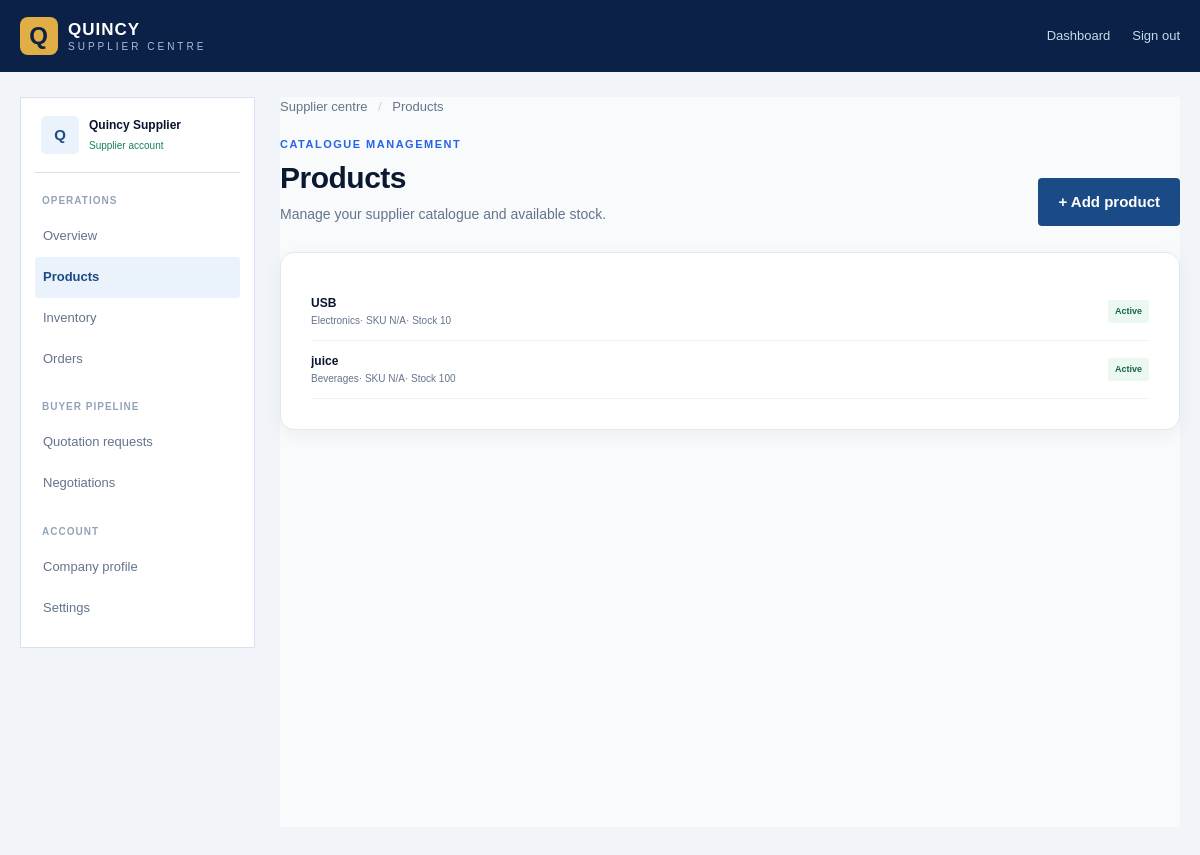
The page /supplier/products.php (signed in) on the database its author committed.
### tables this page shows
CREATE TABLE `suppliers` (
  `id` int(11) NOT NULL,
  `user_id` int(11) NOT NULL,
  `business_id` int(11) NOT NULL,
  `supplier_name` varchar(150) NOT NULL,
  `description` text DEFAULT NULL,
  `address` varchar(255) DEFAULT NULL,
  `city` varchar(100) DEFAULT NULL,
  `country` varchar(100) DEFAULT 'Cameroon',
  `verification_status` enum('pending','verified','rejected') DEFAULT 'pending',
  `rating` decimal(2,1) DEFAULT 0.0,
  `status` enum('active','inactive','suspended') DEFAULT 'active',
  `created_at` timestamp NOT NULL DEFAULT current_timestamp(),
  `updated_at` timestamp NOT NULL DEFAULT current_timestamp() ON UPDATE current_timestamp()
);

CREATE TABLE `products` (
  `id` int(11) NOT NULL,
  `supplier_id` int(11) DEFAULT NULL,
  `manufacturer_id` int(11) DEFAULT NULL,
  `category_id` int(11) NOT NULL,
  `name` varchar(200) NOT NULL,
  `slug` varchar(220) NOT NULL,
  `description` text DEFAULT NULL,
  `sku` varchar(100) DEFAULT NULL,
  `retail_price` decimal(12,2) NOT NULL,
  `wholesale_price` decimal(12,2) DEFAULT NULL,
  `minimum_order_quantity` int(11) DEFAULT 1,
  `unit` varchar(50) DEFAULT 'piece',
  `weight` decimal(10,2) DEFAULT NULL,
  `country_of_origin` varchar(100) DEFAULT 'Cameroon',
  `status` enum('draft','active','out_of_stock','discontinued') DEFAULT 'draft',
  `created_at` timestamp NOT NULL DEFAULT current_timestamp(),
  `updated_at` timestamp NOT NULL DEFAULT current_timestamp() ON UPDATE current_timestamp()
);

CREATE TABLE `categories` (
  `id` int(11) NOT NULL,
  `parent_id` int(11) DEFAULT NULL,
  `name` varchar(100) NOT NULL,
  `description` text DEFAULT NULL,
  `image` varchar(255) DEFAULT NULL,
  `status` enum('active','inactive') DEFAULT 'active',
  `created_at` timestamp NOT NULL DEFAULT current_timestamp(),
  `updated_at` timestamp NOT NULL DEFAULT current_timestamp() ON UPDATE current_timestamp()
);

### includes/functions.php (called while the page is built, shortened)
<?php
function e(mixed $value): string
{
    return htmlspecialchars((string) $value, ENT_QUOTES, 'UTF-8');
}

### supplier/products.php (the view, shortened to what this page needs)
<?php
require_once ROOT_PATH . '/includes/functions.php';
$db = Database::getInstance()->getConnection();
$stmt = $db->prepare(
    'SELECT id, supplier_name
     FROM suppliers
     WHERE user_id = ?
       AND status = "active"
     LIMIT 1'
);
$stmt->execute([(int)currentUserId()]);
$supplier = $stmt->fetch();
$productStmt = $db->prepare(
    'SELECT p.*,
            c.name AS category_name,
            COALESCE(i.quantity - i.reserved_quantity, 0) AS available_quantity
     FROM products p
     LEFT JOIN categories c ON c.id = p.category_id
     LEFT JOIN inventory i
            ON i.product_id = p.id
           AND i.variant_id IS NULL
     WHERE p.supplier_id = ?
     ORDER BY p.created_at DESC'
);
$productStmt->execute([(int)$supplier['id']]);
$products = $productStmt->fetchAll();
?>
<!doctype html>
<html lang="en">
<head>
<link rel="stylesheet" href="<?= e(BASE_URL) ?>/assets/css/style.css">
<link rel="stylesheet" href="<?= e(BASE_URL) ?>/assets/css/supplier.css">
</head>
<body class="supplier-dashboard-page">
<header class="supplier-topbar">
<div class="container supplier-topbar-inner">
<a class="brand" href="<?= e(BASE_URL) ?>/supplier/dashboard.php">
<span class="brand-mark">Q</span>
<span><strong>QUINCY</strong><small>SUPPLIER CENTRE</small></span>
</a>
<div class="supplier-top-actions">
<a href="<?= e(BASE_URL) ?>/supplier/dashboard.php">Dashboard</a>
<a href="<?= e(BASE_URL) ?>/logout.php">Sign out</a>
</div>
</div>
</header>
<div class="supplier-shell container">
<aside class="supplier-sidebar">
<div class="supplier-profile">
<span class="supplier-profile-avatar">
<?= e(strtoupper(substr((string)$supplier['supplier_name'], 0, 1))) ?>
</span>
<div>
<strong><?= e($supplier['supplier_name']) ?></strong>
<small>Supplier account</small>
</div>
</div>
<nav>
<p>OPERATIONS</p>
<a href="<?= e(BASE_URL) ?>/supplier/dashboard.php">Overview</a>
<a class="supplier-nav-active" href="<?= e(BASE_URL) ?>/supplier/products.php">Products</a>
<a href="<?= e(BASE_URL) ?>/supplier/inventory.php">Inventory</a>
<a href="<?= e(BASE_URL) ?>/supplier/orders.php">Orders</a>
<p>BUYER PIPELINE</p>
<a href="<?= e(BASE_URL) ?>/supplier/quotations.php">Quotation requests</a>
<a href="<?= e(BASE_URL) ?>/supplier/negotiations.php">Negotiations</a>
<p>ACCOUNT</p>
<a href="<?= e(BASE_URL) ?>/supplier/profile.php">Company profile</a>
<a href="<?= e(BASE_URL) ?>/supplier/settings.php">Settings</a>
</nav>
</aside>
<main class="supplier-workspace">
<div class="supplier-breadcrumb">Supplier centre <span>/</span> Products</div>
<div class="supplier-welcome">
<div>
<p class="eyebrow">CATALOGUE MANAGEMENT</p>
<h1>Products</h1>
<p>Manage your supplier catalogue and available stock.</p>
</div>
<a class="button button-primary"
   href="<?= e(BASE_URL) ?>/supplier/add-product.php">
+ Add product
</a>
</div>
<section class="supplier-panel">
<?php if (!$products): ?>
<div class="supplier-empty">
<h2>No products yet</h2>
<p>Create your first product to start building your catalogue.</p>
<a class="button button-primary"
   href="<?= e(BASE_URL) ?>/supplier/add-product.php">
Add your first product
</a>
</div>
<?php else: ?>
<div class="supplier-product-list">
<?php foreach ($products as $product): ?>
<article>
<div>
<strong><?= e($product['name']) ?></strong>
<small>
<?= e($product['category_name'] ?? 'Uncategorized') ?>
· SKU <?= e($product['sku'] ?: 'N/A') ?>
· Stock <?= (int)$product['available_quantity'] ?>
</small>
</div>
<span class="supplier-status supplier-status-<?= e($product['status']) ?>">
<?= e(ucwords(str_replace('_', ' ', $product['status']))) ?>
</span>
</article>
<?php endforeach; ?>
</div>
<?php endif; ?>
</section>
</main>
</div>
</body>
</html>

### assets/css/style.css (style rules this page uses)
:root { --navy-950: #07152f; --navy-900: #0b2147; --navy-800: #123566; --navy-700: #1b4b86; --blue-100: #eaf2fb; --blue-50: #f5f8fc; --white: #ffffff; --ink: #14213d; --muted: #64748b; --border: #d8e1ed; --gold: #e1ae45; --shadow: 0 12px 32px rgba(7, 21, 47, .08); }
* { box-sizing: border-box; }
html { scroll-behavior: smooth; }
body { margin: 0; color: var(--ink); background: var(--white); font: 15px/1.6 Arial, sans-serif; }
a { color: inherit; text-decoration: none; }
.container { width: min(1180px, calc(100% - 40px)); margin: 0 auto; }
.brand { display: inline-flex; align-items: center; gap: 10px; color: var(--white); letter-spacing: 1px; }
.brand-mark { display: grid; width: 38px; height: 38px; place-items: center; color: var(--navy-900); background: var(--gold); border-radius: 8px; font-size: 24px; font-weight: 800; }
.brand strong, .brand small { display: block; line-height: 1; }
.brand strong { font-size: 17px; }
.brand small { margin-top: 4px; color: #a8bfdd; font-size: 10px; letter-spacing: 3px; }
.eyebrow { margin: 0 0 10px; color: var(--gold); font-size: 11px; font-weight: 700; letter-spacing: 2px; }
.button { display: inline-block; padding: 12px 20px; border-radius: 4px; font-weight: 700; }
.button-primary { color: var(--white); background: var(--navy-700); }

### rows shown on the page
suppliers: supplier_name "Q", supplier_name "Quincy Supplier"
products: name "USB", category.name "Electronics", sku "N/A", available_quantity "10", status "Active"
products: name "juice", category.name "Beverages", sku "N/A", available_quantity "100", status "Active"
